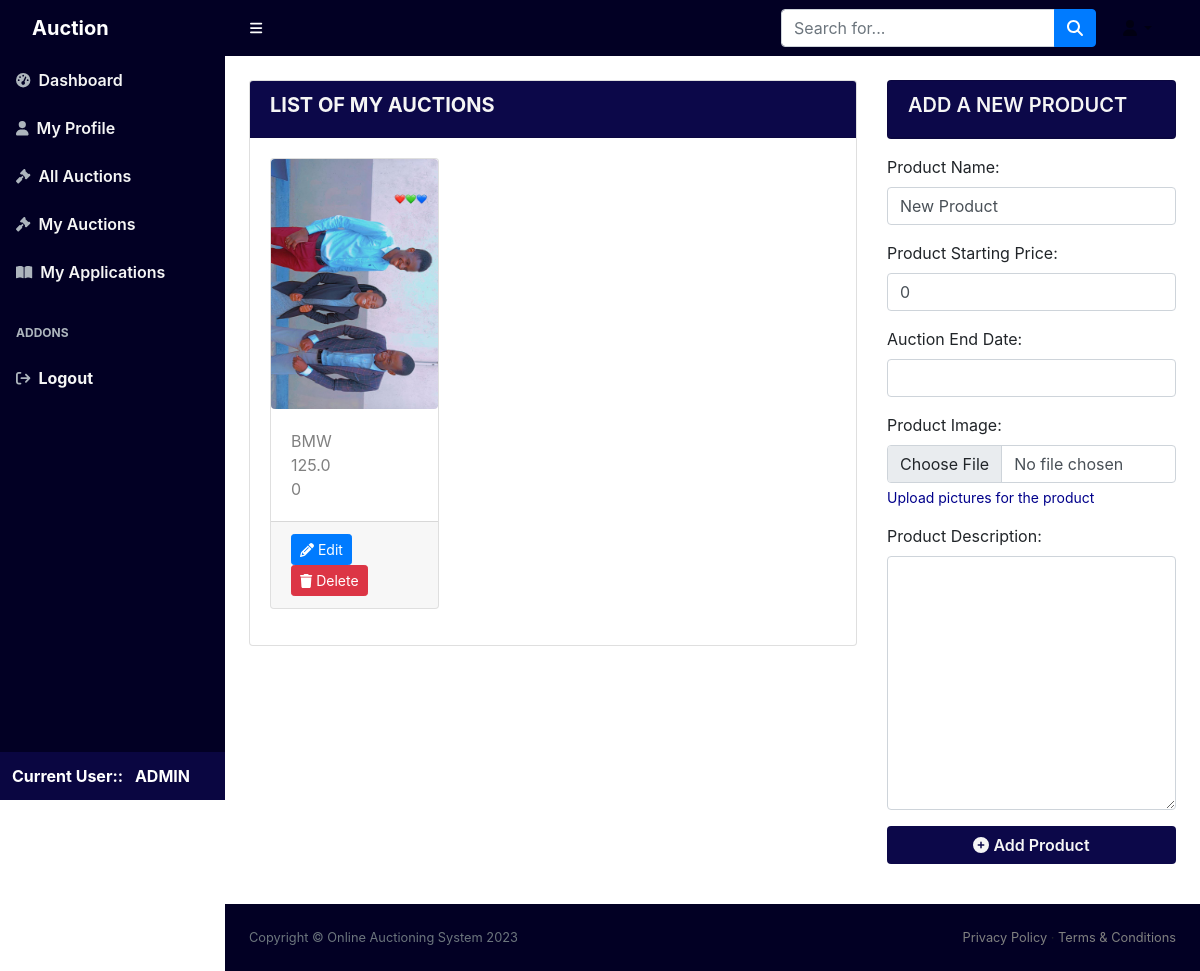
/my_auctions/ (signed in), run on the app's committed database.
### core/models.py (models this page shows, shortened)
class Product(models.Model):
    seller = models.ForeignKey(DjangoUser, on_delete=models.CASCADE, null=True)
    name = models.CharField(max_length=255, default="New Product")
    description = models.TextField(null=True)
    start_price = models.DecimalField(max_digits=10, decimal_places=2, default=0)
    end_time = models.DateTimeField(null=True)
    image = models.ImageField(upload_to='product_images/', null=True)

### core/views.py (the view)
# urls.py: path("my_auctions/", views.my_auctions, name="my_auctions"),
@login_required(login_url="login")
def my_auctions(request):
    user = request.user
    user_products = models.Product.objects.filter(seller=user)  # Getting user products
    if request.method == "POST":
        form = forms.ProductForm(request.POST, request.FILES)
        if form.is_valid():
            product = form.save(commit=False)
            product.seller = user
            product.save()
            messages.success(request, "Product added successfully.")
            return redirect("my_auctions")  # Redirect back to the same page
    else:
        form = forms.ProductForm()  # Creating a new form for rendering in the template
    return render(request, "core/my_auctions.html", {
        "form": form,
        "user_products": user_products,
    })

### core/forms.py
class ProductForm(ModelForm):
    class Meta:
        model = models.Product
        fields = ['name', 'description', 'start_price', 'end_time', 'image']
    def __init__(self, *args, **kwargs):
        super().__init__(*args, **kwargs)
        self.fields["name"].widget.attrs.update({
            "class":"form-control",
            "id": "name",
        })
        self.fields["start_price"].widget.attrs.update({
            "class":"form-control",
            "id": "start_price"
        })
        self.fields["end_time"].widget.attrs.update({
            "class":"form-control",
            "id": "end_time"
        })
        self.fields["image"].widget.attrs.update({
            "class":"form-control",
            "id": "image"
        })
        self.fields["description"].widget.attrs.update({
            "class":"form-control",
            "id": "description"
        })

### templates/core/my_auctions.html (shortened to what this page needs)
{% extends 'base.html' %}
{%block body%}
<div class="container-fluid p-4">
    <div class="row mb-3 gap-2 gap-md-0">
        <div class="col-md-8">
            <div class="card">
                <div class="card-header bg-darkblue">
                    <h5 style="color: whitesmoke;" class="fw-bold">LIST OF MY AUCTIONS</h5>
                </div>
                <div class="card-body">
                    <div class="row">
                        {% if user_products %}
                        {% for product in user_products %}
                        <div class="col-6 col-sm-4">
                            <div class="card mb-3">
                                <a href="{% url 'product_details' product.id %}">
                                    <img src="{{ product.image.url }}" alt="{{ product.name }}"
                                        class="image-small image-medium image-large rounded">
                                    <div class="card-body">
                                        <div>{{ product.name }}</div>
                                        <div class="row">
                                            <div class="col-6">{{ product.start_price }}</div>
                                        </div>
                                    </div>
                                </a>
                                <div class="card-footer mx-auto">
                                    <a href="{% url 'edit_product' product.id %}" class="btn btn-sm btn-primary">
                                        <i class="fa fa-pencil"></i> Edit
                                    </a>
                                    {% if product.id %}
                                    <a href="{% url 'delete_product' product.id %}" class="btn btn-sm btn-danger">
                                        <i class="fa fa-trash"></i> Delete
                                    </a>
                                    {% endif %}
                                </div>
                            </div>
                        </div>
                        {% endfor %}
                        {% else %}
                        <p class="text-center">Oooops!!! You have no ongoing auctions</p>
                        {% endif %}
                    </div>
                </div>
            </div>
        </div>
        <div class="col-md-4">
            <div class="sticky-form-container">
                <div class="card bg-darkblue mb-3">
                    <div class="card-header bg-darkblue">
                        <h5 style="color: whitesmoke;" class="fw-semibold ">ADD A NEW PRODUCT</h5>
                    </div>
                </div>
                <form method="post" enctype="multipart/form-data" action="">
                    <div class="mb-3">
                        <label for="name" class="">Product Name:</label><br>
                        {{ form.name }}
                    </div>
                    <div class="mb-3">
                        <label for="start_price">Product Starting Price:</label><br>
                        {{ form.start_price }}
                    </div>
                    <div class="mb-3">
                        <label for="end_time">Auction End Date:</label><br>
                        {{ form.end_time }}
                    </div>
                    <div class="mb-3">
                        <label for="description">Product Image:</label><br>
                        {{ form.image }}
                        <div id="product_image" class="form-text text-darkblue">Upload pictures for the product</div>
                    </div>
                    <div class="mb-3">
                        <label for="name">Product Description:</label><br>
                        {{ form.description }}
                    </div>
                    <button type="submit" class="btn bg-darkblue w-100 fw-semibold" style="color: whitesmoke;"><i
                            class="fa fa-plus-circle" aria-hidden="true"></i> Add Product</button>
                </form>
            </div>
        </div>
    </div>
</div>
{% endblock body %}

### templates/base.html (shortened to what this page needs)
{% load static %}
<!DOCTYPE html>
<html lang="en">
<head>
    <link rel="stylesheet" href="https://maxcdn.bootstrapcdn.com/bootstrap/4.5.2/css/bootstrap.min.css">
    <link href="{% static 'css/styles.css' %}" rel="stylesheet" />
    <link href="{% static 'css/styles-custom.css' %}" rel="stylesheet" />
    <link rel="stylesheet" href="https://cdn.jsdelivr.net/npm/bootstrap@4.0.0/dist/css/bootstrap.min.css"
>
</head>
<body class="sb-nav-fixed">
    <nav class="sb-topnav navbar navbar-expand navbar-light sidebar-background">
        <a class="navbar-brand ps-3 fw-bolder text-white" href="#">Auction</a>
        <button class="btn btn-link btn-sm order-1 order-lg-0 me-4 me-lg-0" id="sidebarToggle" href="#!"><i
                class="fas fa-bars text-white"></i></button>
        <form class="d-none d-md-inline-block form-inline ms-auto me-0 me-md-3 my-2 my-md-0">
            <div class="input-group">
                <input class="form-control" type="text" placeholder="Search for..." aria-label="Search for..."
                    aria-describedby="btnNavbarSearch" />
                <button class="btn btn-primary" id="btnNavbarSearch" type="button"><i
                        class="fas fa-search"></i></button>
            </div>
        </form>
        <ul class="navbar-nav ms-auto ms-md-0 me-3 me-lg-4 sidebar-background">
            <li class="nav-item dropdown">
                <a class="nav-link dropdown-toggle " id="navbarDropdown" href="#" role="button"
                    data-bs-toggle="dropdown" aria-expanded="false"><i class="fas fa-user fa-fw"></i></a>
            </li>
        </ul>
    </nav>
    <div id="layoutSidenav">
        <div id="layoutSidenav_nav">
            <nav class="sb-sidenav accordion sb-sidenav-light sidebar-background" id="sidenavAccordion">
                <div class="sb-sidenav-menu">
                    <div class="nav">
                        <a class="nav-link" href="{% url 'dashboard' %}">
                            <div class="sb-nav-link-icon"><i class="fas fa-tachometer-alt"></i></div>
                            <span class="fw-semibold" style="color: whitesmoke;">Dashboard</span>
                        </a>
                        <a class="nav-link" href="{% url 'my_profile' %}">
                            <div class="sb-nav-link-icon"><i class="fa fa-user"></i></div>
                            <span class=" fw-semibold" style="color: whitesmoke;">My Profile</span>
                        </a>
                        <a class="nav-link" href="{% url 'all_auctions' %}">
                            <div class="sb-nav-link-icon"><i class="fas fa-gavel"></i></div>
                            <span class="fw-semibold" style="color: whitesmoke;">All Auctions</span>
                        </a>
                        <a class="nav-link" href="{% url 'my_auctions' %}">
                            <div class="sb-nav-link-icon"><i class="fas fa-gavel"></i></div>
                            <span class="fw-semibold" style="color: whitesmoke;">My Auctions</span>
                        </a>
                        <a class="nav-link" href="{% url 'my_applications' %}">
                            <div class="sb-nav-link-icon"><i class="fas fa-book-open"></i></div>
                            <span class="fw-semibold" style="color: whitesmoke;">My Applications</span>
                        </a>
                        <div class="sb-sidenav-menu-heading">Addons</div>
                        <a class="nav-link" href="{% url 'logout' %}">
                            <div class="sb-nav-link-icon"><i class="fas fa-sign-out"></i></div>
                            <span class="fw-bold" style="color: whitesmoke;">Logout</span>
                        </a>
                    </div>
                </div>
                <div class="sb-sidenav-footer bg-user text-white">
                    {% if request.user.is_authenticated %}
                    <div class="fw-bold ">Current User:: <span class="ms-2">{{ request.user | upper }}</span> </div>
                    {% endif %}
                </div>
            </nav>
        </div>
        <div id="layoutSidenav_content">
            {%block body%}
            {% endblock body %}
            <footer class="py-4 sidebar-background mt-auto">
                <div class="container-fluid px-4">
                    <div class="d-flex align-items-center justify-content-between small">
                        <div class="text-muted">Copyright &copy; Online Auctioning System 2023</div>
                        <div>
                            <a href="#">Privacy Policy</a>
                            &middot;
                            <a href="#">Terms &amp; Conditions</a>
                        </div>
                    </div>
                </div>
            </footer>
        </div>
    </div>
</body>
</html>

### templates/base.html (style rules this page uses)
.sb-sidenav-menu .nav-link { color: gray; transition: background-color 0.5s ease, color 0.3s ease, text-decoration 0.3s ease; cursor: pointer; text-decoration: none; }
.sidebar-background { background: rgb(2, 0, 36); background: linear-gradient(90deg, rgba(2, 0, 36, 1) 0% 100%); }
.bg-darkblue { background: linear-gradient(90deg, rgb(12, 8, 73) 0% 100%); }
.bg-user { background: linear-gradient(90deg, rgb(10, 6, 65) 0% 100%); }
.text-darkblue { color: darkblue; }
img { max-width: 100%; }
@media (min-width: 992px) { .image-large { width: 300px; height: 250px; } }
.sticky-form-container { position: sticky; top: 70px; z-index: 1; }
a { text-decoration: none; color: gray; }

### data on the page
Product: image (picture), name "BMW", start_price "125.00", shows "Delete"

### other printed values
{{ request.user | upper }} "ADMIN"
